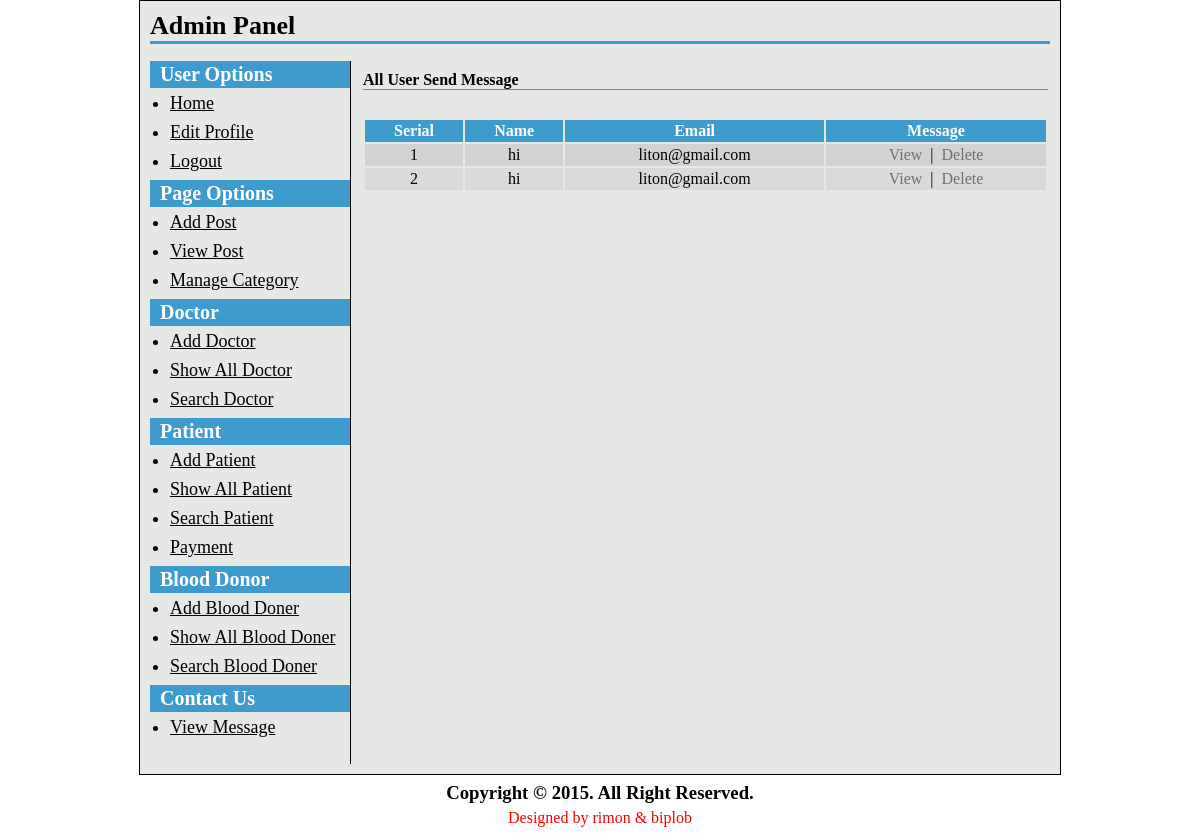
Page /admin/user-send-message.php (signed in) on the committed database.
### tables this page shows
CREATE TABLE IF NOT EXISTS `contact` (
  `c_id` int(11) NOT NULL,
  `your_name` varchar(255) NOT NULL,
  `your_email` varchar(255) NOT NULL,
  `your_message` text NOT NULL,
  `c_date` varchar(255) NOT NULL
);

### admin/user-send-message.php (the view, shortened to what this page needs)
<?php include("header.php"); ?>
<h2>All User Send Message</h2>
<p>&nbsp;</p>
<table class="tbl2" width="100%">
	<tr>
		<th width="">Serial</th>
		<th width="">Name</th>
		<th width="">Email</th>
		<th width="">Message</th>
	</tr>
	<?php
	include("../config.php");
	$i=0;
	$statement = $db->prepare("SELECT * FROM contact  ORDER BY c_id DESC");
	$statement->execute();
	$result = $statement->fetchAll(PDO::FETCH_ASSOC);
	foreach($result as $row)
	{
		$i++;
		?>
		<tr>
			<td><?php echo $i; ?></td>
			<td><?php echo $row['your_name']; ?></td>
			<td><?php echo $row['your_email']; ?></td>
			<td>
			<a class="fancybox" href="#inline<?php echo $i; ?>">View</a>
			&nbsp;|&nbsp;
			<a onclick='return confirmDelete();' href="user-send-message.php?c_id=<?php echo $row['c_id']; ?>">Delete</a></td>
		</tr>
		<?php
	}
	?>
</table>
<?php include("footer.php"); ?>

### admin/style-admin.css (style rules this page uses)
* { padding: 0; margin: 0; }
body, input, textarea, select { font-family: 'Times New Roman', arial; font-size: 16px; }
table.tbl2 { margin-top: 10px; }
table.tbl2 tr th, table.tbl2 tr td { padding: 2px; }
table.tbl2 tr td { text-align: center; }
table.tbl2 tr th { background-color: #3d9ccd; color: #fff; }
table.tbl2 tr:nth-child(2n+1) td { background-color: #d9dad9; }
table.tbl2 tr:nth-child(2n) td { background-color: #d2d3d1; }
table.tbl2 tr td a { color: #70726e; text-decoration: none; }
#content h2 { font-size: 16px; color: #000; border-bottom: 1px solid #3d9ccd; margin-top: 10px; }

### rows in the picture
contact: your_name "hi", your_email "liton@gmail.com"
contact: your_name "hi", your_email "liton@gmail.com"
